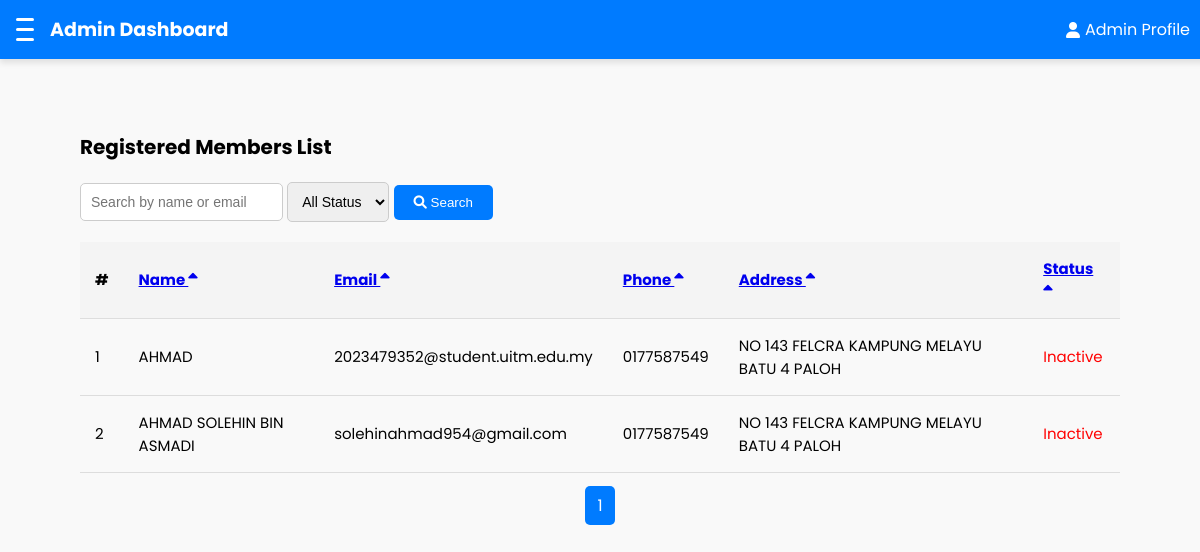
Before: /admin/view_members.php (signed in) with the older database file.
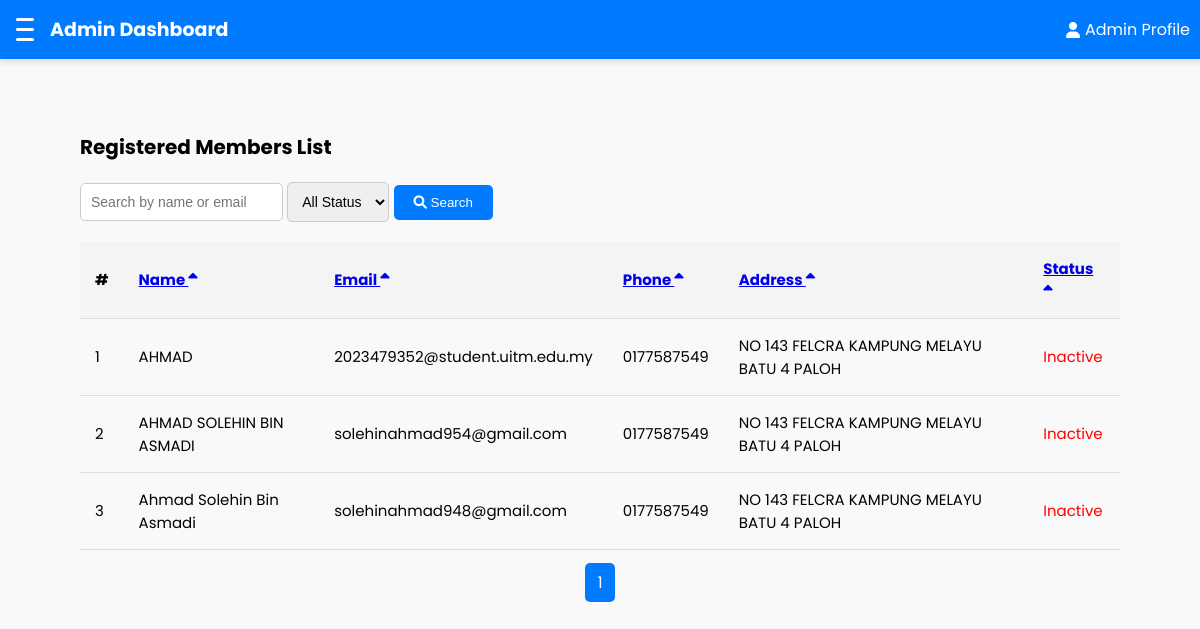
After: the same page with the newer database file.
### tables this page shows
CREATE TABLE `members` (
  `id` int(11) NOT NULL,
  `name` varchar(255) NOT NULL,
  `gender` enum('male','female') NOT NULL,
  `status` enum('active','inactive') NOT NULL DEFAULT 'inactive',
  `email` varchar(255) NOT NULL,
  `password` varchar(255) NOT NULL,
  `phone` varchar(20) DEFAULT NULL,
  `address` text DEFAULT NULL,
  `created_at` timestamp NOT NULL DEFAULT current_timestamp()
);

### admin/view_members.php (the view, shortened to what this page needs)
<?php
include '../includes/db.php';
$search = isset($_GET['search']) ? $_GET['search'] : '';
$filter = isset($_GET['status']) ? $_GET['status'] : '';
$page = isset($_GET['page']) ? (int)$_GET['page'] : 1;
$limit = 10;
$offset = ($page - 1) * $limit;
$sort_column = isset($_GET['sort']) ? $_GET['sort'] : 'name';
$sort_order = isset($_GET['order']) && $_GET['order'] === 'desc' ? 'desc' : 'asc';
$query = "SELECT * FROM members WHERE (name LIKE '%$search%' OR email LIKE '%$search%')";
$query .= " ORDER BY $sort_column $sort_order LIMIT $limit OFFSET $offset";
$result = $conn->query($query);
$total_query = "SELECT COUNT(*) as total FROM members WHERE (name LIKE '%$search%' OR email LIKE '%$search%')";
$total_result = $conn->query($total_query);
$total_members = $total_result->fetch_assoc()['total'];
$total_pages = ceil($total_members / $limit);
$next_order = $sort_order === 'asc' ? 'desc' : 'asc';
?>
<!DOCTYPE html>
<html lang="en">
<head>
    <link rel="stylesheet" href="https://cdnjs.cloudflare.com/ajax/libs/font-awesome/6.0.0/css/all.min.css">
    <link rel="stylesheet" href="../css/admin.css">
</head>
<body>
<header>
    <nav class="navbar">
        <div class="navbar-left">
            <button class="hamburger" id="hamburger-menu">
                <span class="bar"></span>
                <span class="bar"></span>
                <span class="bar"></span>
            </button>
            <a href="dashboard.php" class="logo">Admin Dashboard</a>
        </div>
        <div class="profile">
            <a href="profile.php"><i class="fas fa-user"></i> Admin Profile</a>
        </div>
    </nav>
</header>
<div class="dashboard-container">
    <main class="main-content">
        <div class="container">
            <h2>Registered Members List</h2>
            <div class="search-filter">
                <form method="GET">
                    <input type="text" name="search" placeholder="Search by name or email" value="<?php echo $search; ?>">
                    <select name="status">
                        <option value="">All Status</option>
                    </select>
                    <button type="submit"><i class="fas fa-search"></i> Search</button>
                </form>
            </div>
            <table>
            <thead>
                <tr>
                    <th>#</th>
                    <th class="sortable">
                        <a href="?search=<?php echo $search; ?>&status=<?php echo $filter; ?>&sort=name&order=<?php echo $next_order; ?>">
                            Name <i class="fas fa-sort-<?php echo $sort_column === 'name' ? $sort_order : 'asc'; ?>"></i>
                        </a>
                    </th>
                    <th class="sortable">
                        <a href="?search=<?php echo $search; ?>&status=<?php echo $filter; ?>&sort=email&order=<?php echo $next_order; ?>">
                            Email <i class="fas fa-sort-<?php echo $sort_column === 'email' ? $sort_order : 'asc'; ?>"></i>
                        </a>
                    </th>
                    <th class="sortable">
                        <a href="?search=<?php echo $search; ?>&status=<?php echo $filter; ?>&sort=phone&order=<?php echo $next_order; ?>">
                            Phone <i class="fas fa-sort-<?php echo $sort_column === 'phone' ? $sort_order : 'asc'; ?>"></i>
                        </a>
                    </th>
                    <th class="sortable">
                        <a href="?search=<?php echo $search; ?>&status=<?php echo $filter; ?>&sort=address&order=<?php echo $next_order; ?>">
                            Address <i class="fas fa-sort-<?php echo $sort_column === 'address' ? $sort_order : 'asc'; ?>"></i>
                        </a>
                    </th>
                    <th class="sortable">
                        <a href="?search=<?php echo $search; ?>&status=<?php echo $filter; ?>&sort=status&order=<?php echo $next_order; ?>">
                            Status <i class="fas fa-sort-<?php echo $sort_column === 'status' ? $sort_order : 'asc'; ?>"></i>
                        </a>
                    </th>
                </tr>
            </thead>
                <tbody>
                    <?php if ($result->num_rows > 0): ?>
                        <?php $counter = $offset + 1; ?>
                        <?php while ($row = $result->fetch_assoc()): ?>
                            <tr>
                                <td><?php echo $counter++; ?></td>
                                <td><?php echo $row['name']; ?></td>
                                <td><?php echo $row['email']; ?></td>
                                <td><?php echo $row['phone']; ?></td>
                                <td><?php echo $row['address']; ?></td>
                                <td class="<?php echo $row['status'] === 'active' ? 'status-active' : 'status-inactive'; ?>">
                                    <?php echo ucfirst($row['status']); ?>
                                </td>
                            </tr>
                        <?php endwhile; ?>
                    <?php else: ?>
                        <tr>
                            <td colspan="6" style="text-align: center;">No members found.</td>
                        </tr>
                    <?php endif; ?>
                </tbody>
            </table>
            <div class="pagination">
                <?php for ($i = 1; $i <= $total_pages; $i++): ?>
                    <a href="?search=<?php echo $search; ?>&status=<?php echo $filter; ?>&page=<?php echo $i; ?>" class="<?php echo $i === $page ? 'active' : ''; ?>"><?php echo $i; ?></a>
                <?php endfor; ?>
            </div>
        </div>
    </main>
</div>
</body>
</html>

### css/admin.css (style rules this page uses)
body { font-family: Poppins, sans-serif; margin: 0; padding: 0; background-color: #f9f9f9; }
.dashboard-container { display: flex; min-height: 100vh; }
.navbar { background-color: #007bff; display: flex; justify-content: space-between; align-items: center; padding: 15px 10px; position: fixed; top: 0; left: 0; width: 100%; z-index: 1000; box-shadow: 0 4px 6px rgba(0, 0, 0, 0.1); }
.navbar-left { display: flex; align-items: center; gap: 10px; }
.navbar .profile { display: flex; align-items: center; gap: 20px; margin-right: 20px; }
.navbar .profile a { color: white; text-decoration: none; font-size: 16px; display: flex; align-items: center; gap: 5px; transition: color 0.3s; }
.hamburger { background: none; border: none; cursor: pointer; display: flex; flex-direction: column; justify-content: space-between; width: 30px; height: 25px; transition: all 0.3s ease; }
.hamburger .bar { height: 3px; width: 100%; background-color: white; border-radius: 2px; transition: transform 0.3s ease, opacity 0.3s ease; }
.logo { font-size: 19px; font-weight: bold; color: white; text-decoration: none; }
.profile { display: flex; gap: 15px; align-items: center; }
.profile a { color: white; text-decoration: none; font-size: 16px; transition: color 0.3s; }
.main-content { margin-top: 5px; padding: 20px; transition: margin-left 0.3s ease; }
.main-content { flex: 1; padding: 70px 40px; background-color: #f9f9f9; }
h2 { font-size: 20px; margin-bottom: 20px; }
.dashboard-container { display: flex; flex-direction: column; gap: 30px; padding: 20px; }

### admin/view_members.php (style rules this page uses)
.container { padding: 20px; }
.search-filter { display: flex; justify-content: space-between; margin-bottom: 20px; }
.search-filter input, .search-filter select { padding: 10px; font-size: 14px; border: 1px solid #ccc; border-radius: 5px; }
.search-filter button { padding: 10px 20px; background-color: #007bff; color: white; border: none; border-radius: 5px; cursor: pointer; }
table { width: 100%; border-collapse: collapse; }
table th, table td { text-align: left; padding: 15px; border-bottom: 1px solid #ddd; font-size: 15px; }
table th { background-color: #f4f4f4; font-weight: bold; }
.pagination { margin-top: 20px; text-align: center; }
.pagination a { padding: 8px 12px; text-decoration: none; border: 1px solid #ddd; margin: 0 5px; border-radius: 5px; color: #007bff; }
.pagination a.active { background-color: #007bff; color: white; border: none; }
.status-inactive { color: red; }

Changed rows visible on the page:
added members: name "Ahmad Solehin Bin Asmadi", email "solehinahmad948@gmail.com", phone "0177587549", address "NO 143 FELCRA KAMPUNG MELAYU BATU 4 PALOH", status "Inactive"
